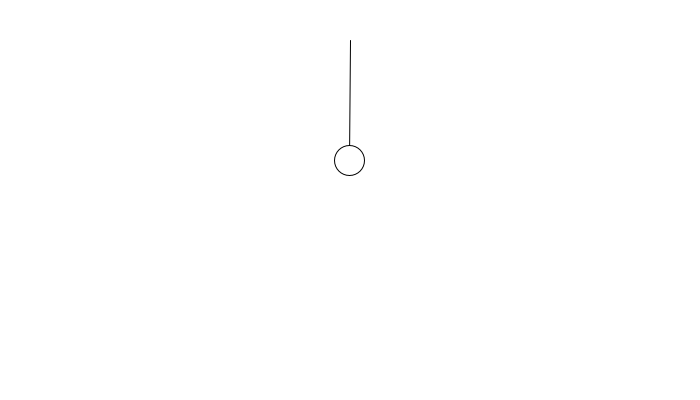
Frame 1 (no input)
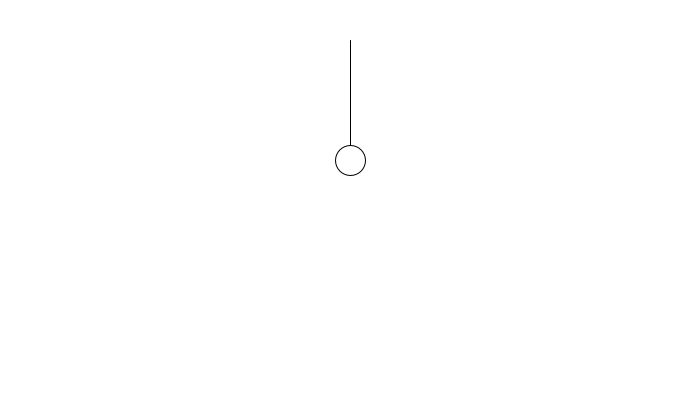
Frame 60 (the mouse pressed at the canvas centre just before this capture)
Frame 120 (the mouse held since frame 60 and released just before this capture): identical to frame 1, image omitted

The Processing sketch that drew these frames (run headless with seeded random() and noise(); from frame 60 on, the mouse is pressed at the canvas centre):

// Processing sketch: spring_force
// ── spring_force.pde
Bob lulu;
Spring fozzy;
PVector gravity;

void setup() {
  size(700, 400);
  smooth();

  lulu = new Bob(20, 349, 100);
  fozzy = new Spring(50, new PVector(width/2, 40));

  gravity = new PVector(0, 1);
}

void draw() {
  background(255);

  PVector sproing = fozzy.connect(lulu);
  println(sproing);

  lulu.applyForce(gravity);
  lulu.applyForce(sproing);
  lulu.update();

  fozzy.display(lulu);
  lulu.display();
}
// ── Bob.pde
class Bob extends Mover {
  PVector bob;

  Bob(float m, float x, float y) {
    super(m, x, y);
  }

  void display() {
    ellipse(location.x, location.y, 30, 30);
  }
}
// ── Mover.pde
class Mover {
  PVector acceleration;
  PVector velocity;
  PVector location;
  float mass;
  float size;

  Mover(float m, float x, float y) {
    size = 16;
    mass = m;
    location = new PVector(x, y);
    velocity = new PVector(0, 0);
    acceleration = new PVector(0, 0);
  }

  void update() {
    velocity.add(acceleration);
    location.add(velocity);
    acceleration.mult(0);
    checkEdges();
  }

  void applyForce(PVector force) {
    PVector f = PVector.div(force, mass);
    acceleration.add(f);
  }

  void checkEdges() {
    float halfSize = mass * size * 0.5;
    float bounceBack = 1;

    if (location.x + halfSize > width) {
      location.x = width - halfSize;
      velocity.x *= -bounceBack;
    } else if (location.x - halfSize < 0) {
      velocity.x *= -bounceBack;
      location.x = halfSize;
    }

    if (location.y + halfSize > height) {
      location.y = height - halfSize;
      velocity.y *= -bounceBack;
    } else if (location.y - halfSize < 0) {
      velocity.y *= -bounceBack;
      location.y = halfSize;
    }
  }

  void display() {
    stroke(67);
    fill(255, 150);
    ellipse(location.x, location.y, mass * size, mass * size);
  }
}

// ── Spring.pde
class Spring {
  PVector anchor;
  float restLength;
  float k;

  Spring(float _restLength, PVector _anchor) {
    anchor = _anchor;
    restLength = _restLength;
    k = 0.1;
  }

  PVector connect(Bob b) {
    PVector force = PVector.sub(b.location, anchor);
    float currentLength = force.mag();
    float x = currentLength - restLength;

    force.normalize();
    force.mult(-1 * k * x);

    return force;
  }

  void display(Bob b) {
    line(anchor.x, anchor.y, b.location.x, b.location.y);
  }
}
